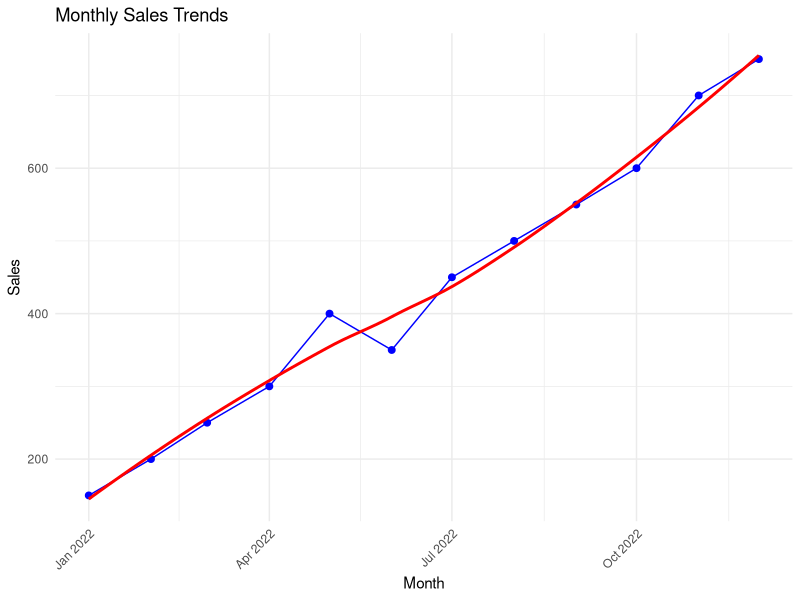

Reproduce this figure in R.
# Load the necessary library
library(ggplot2)

# Example dataset
# Replace this with your actual time series dataset
data <- data.frame(
  Month = as.Date(c('2022-01-01', '2022-02-01', '2022-03-01', '2022-04-01', '2022-05-01', 
                    '2022-06-01', '2022-07-01', '2022-08-01', '2022-09-01', '2022-10-01',
                    '2022-11-01', '2022-12-01')),
  Sales = c(150, 200, 250, 300, 400, 350, 450, 500, 550, 600, 700, 750)
)

# Create the line chart with ggplot2
ggplot(data, aes(x = Month, y = Sales)) +
  geom_line(color = "blue") +  # Line for sales data
  geom_point(color = "blue", size = 2) +  # Points for actual sales data
  geom_smooth(method = "loess", color = "red", se = FALSE) +  # Smooth trend line
  labs(title = "Monthly Sales Trends", x = "Month", y = "Sales") +
  theme_minimal() +  # Minimal theme for a clean look
  theme(axis.text.x = element_text(angle = 45, hjust = 1))  # Rotate x-axis labels for better readability

